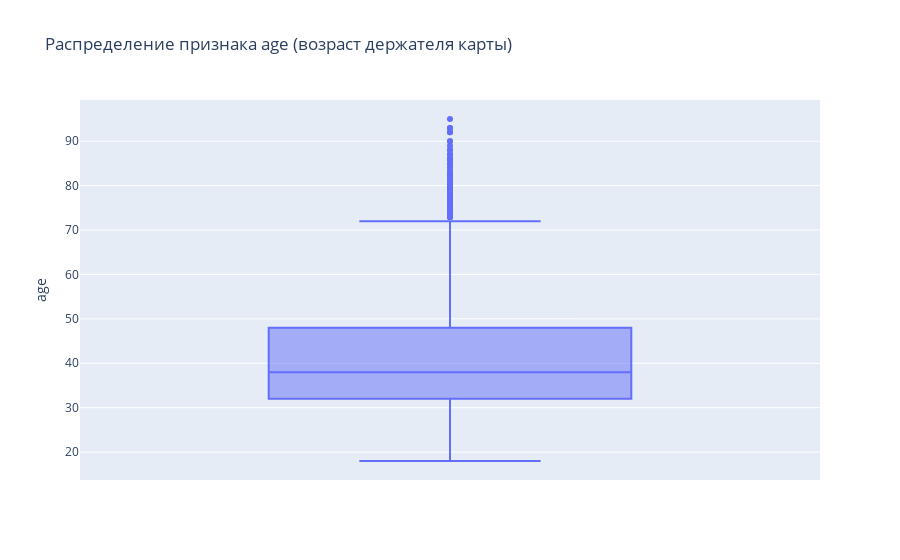
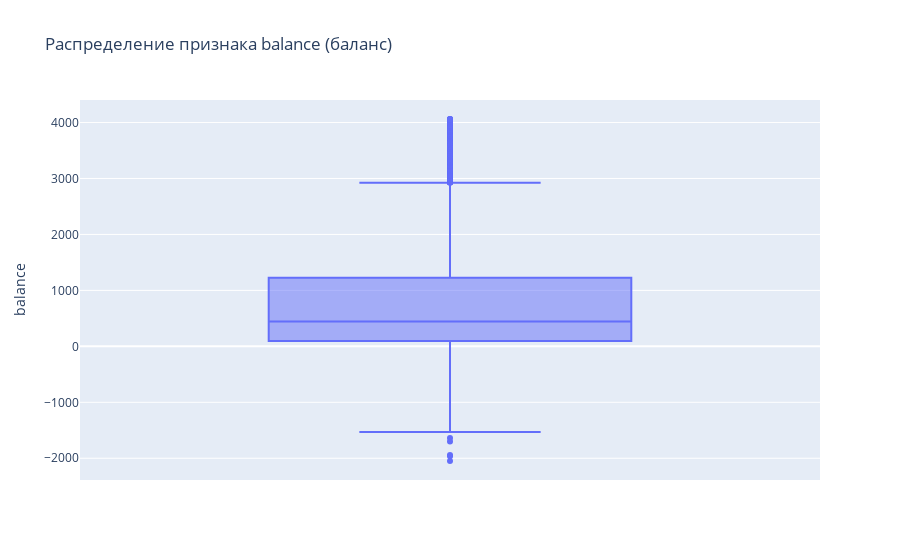
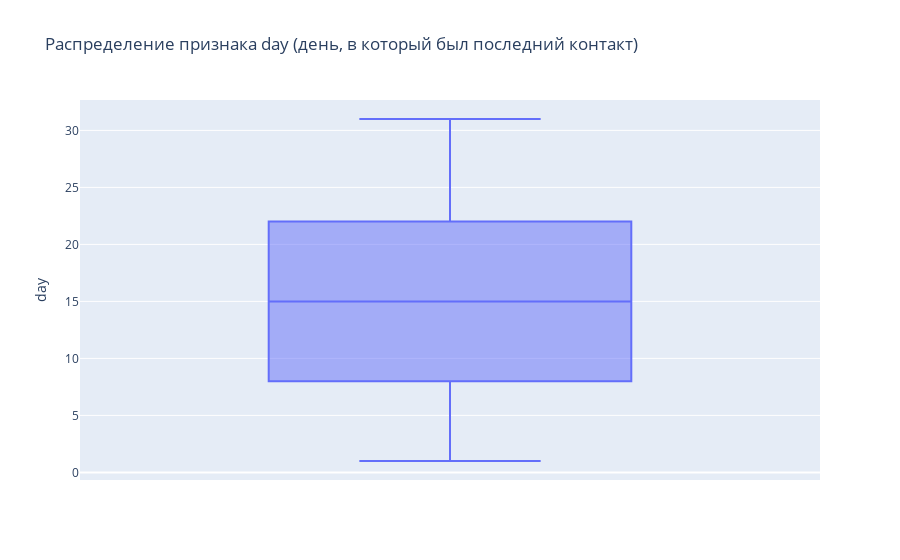
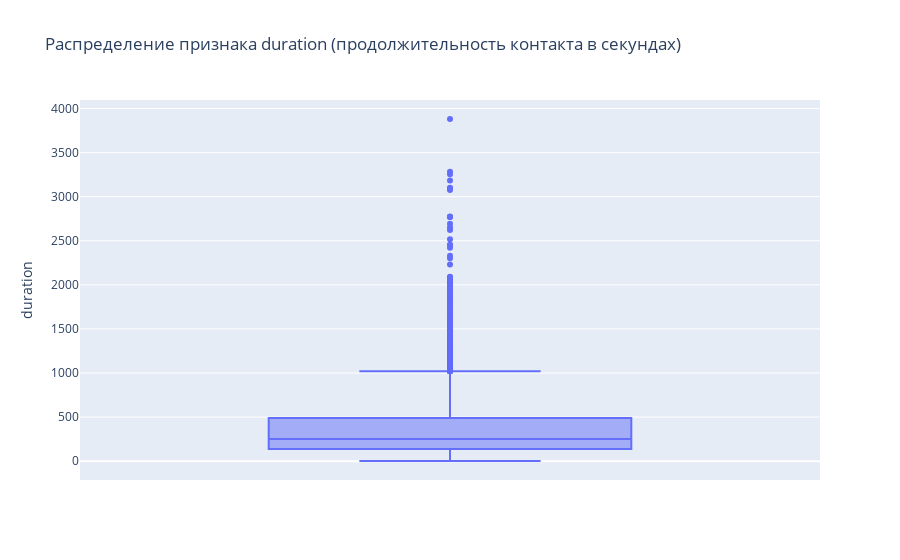

Notebook code cell kept with these figures, in order:
### Markdown cell above
Пока не очень информативно. Посмотрим на распределения графически

### Code cell
numeric_cols = df.select_dtypes(include=np.number).columns
for col in numeric_cols:
    plot = px.box(df, y=col, title=f'Распределение признака {col} ({data_descr[col]})')
    plot.show()

### Figure 1 — Plotly figure (JSON) as saved in the notebook; plotly's stock layout.template omitted (floating-point values rounded to 4 significant figures; data arrays with more than 128 entries replaced by an {"elided": "..."} marker saying what was removed)
{"data": [{"alignmentgroup": "True", "hovertemplate": "age=%{y}<extra></extra>", "legendgroup": "", "marker": {"color": "#636efa"}, "name": "", "notched": false, "offsetgroup": "", "orientation": "v", "showlegend": false, "type": "box", "x0": " ", "xaxis": "x", "y": {"elided": "10105 int values"}, "y0": " ", "yaxis": "y"}], "layout": {"boxmode": "group", "legend": {"tracegroupgap": 0}, "title": {"text": "Распределение признака age (возраст держателя карты)"}, "xaxis": {"anchor": "y", "domain": [0, 1]}, "yaxis": {"anchor": "x", "domain": [0, 1], "title": {"text": "age"}}}}

### Figure 2 — Plotly figure (JSON) as saved in the notebook; plotly's stock layout.template omitted (floating-point values rounded to 4 significant figures; data arrays with more than 128 entries replaced by an {"elided": "..."} marker saying what was removed)
{"data": [{"alignmentgroup": "True", "hovertemplate": "balance=%{y}<extra></extra>", "legendgroup": "", "marker": {"color": "#636efa"}, "name": "", "notched": false, "offsetgroup": "", "orientation": "v", "showlegend": false, "type": "box", "x0": " ", "xaxis": "x", "y": {"elided": "10105 int values"}, "y0": " ", "yaxis": "y"}], "layout": {"boxmode": "group", "legend": {"tracegroupgap": 0}, "title": {"text": "Распределение признака balance (баланс)"}, "xaxis": {"anchor": "y", "domain": [0, 1]}, "yaxis": {"anchor": "x", "domain": [0, 1], "title": {"text": "balance"}}}}

### Figure 3 — Plotly figure (JSON) as saved in the notebook; plotly's stock layout.template omitted (floating-point values rounded to 4 significant figures; data arrays with more than 128 entries replaced by an {"elided": "..."} marker saying what was removed)
{"data": [{"alignmentgroup": "True", "hovertemplate": "day=%{y}<extra></extra>", "legendgroup": "", "marker": {"color": "#636efa"}, "name": "", "notched": false, "offsetgroup": "", "orientation": "v", "showlegend": false, "type": "box", "x0": " ", "xaxis": "x", "y": {"elided": "10105 int values"}, "y0": " ", "yaxis": "y"}], "layout": {"boxmode": "group", "legend": {"tracegroupgap": 0}, "title": {"text": "Распределение признака day (день, в который был последний контакт)"}, "xaxis": {"anchor": "y", "domain": [0, 1]}, "yaxis": {"anchor": "x", "domain": [0, 1], "title": {"text": "day"}}}}

### Figure 4 — Plotly figure (JSON) as saved in the notebook; plotly's stock layout.template omitted (floating-point values rounded to 4 significant figures; data arrays with more than 128 entries replaced by an {"elided": "..."} marker saying what was removed)
{"data": [{"alignmentgroup": "True", "hovertemplate": "duration=%{y}<extra></extra>", "legendgroup": "", "marker": {"color": "#636efa"}, "name": "", "notched": false, "offsetgroup": "", "orientation": "v", "showlegend": false, "type": "box", "x0": " ", "xaxis": "x", "y": {"elided": "10105 int values"}, "y0": " ", "yaxis": "y"}], "layout": {"boxmode": "group", "legend": {"tracegroupgap": 0}, "title": {"text": "Распределение признака duration (продолжительность контакта в секундах)"}, "xaxis": {"anchor": "y", "domain": [0, 1]}, "yaxis": {"anchor": "x", "domain": [0, 1], "title": {"text": "duration"}}}}
